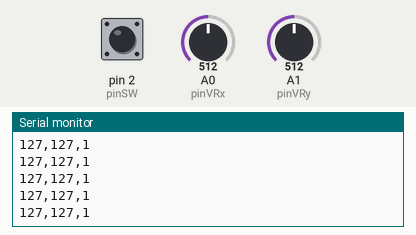
This sketch was run on a simulated Arduino Uno, built with avr-gcc and run on an emulated ATmega328P. Shown: the last lines printed to the serial monitor. The test bench sets the inputs (shaded band); at power-on: A0 (pinVRx) = 512, A1 (pinVRy) = 512, pin 2 (pinSW) HIGH.

Above: at 1.2 s.
1.3 s: A0 (pinVRx) set to 0
At 1.33 s:
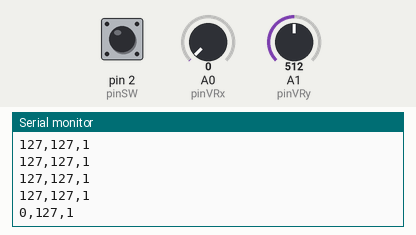
4.3 s: A0 (pinVRx) set to 511
At 4.32 s:
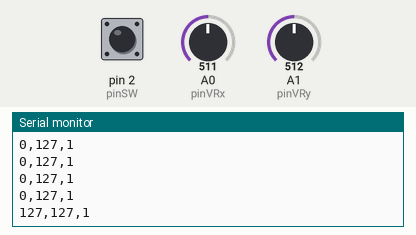
7.3 s: A1 (pinVRy) set to 716
At 7.32 s:
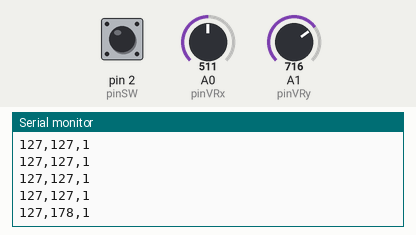
8.8 s: pin 2 (pinSW) pulled LOW for 0.15 s
At 8.84 s:
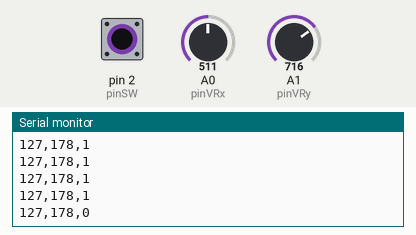
10.4 s: A1 (pinVRy) set to 900
At 10.41 s:
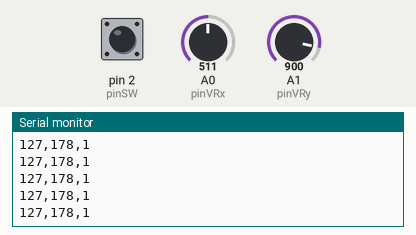
11.9 s: A1 (pinVRy) set to 0
At 11.93 s:
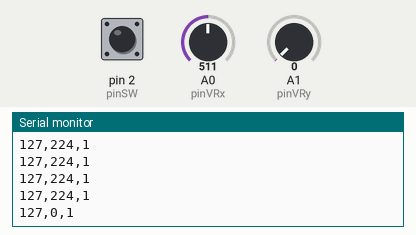
Timing chart, 0 to 14.9 s (numbered marks = the images above; inputs shaded):
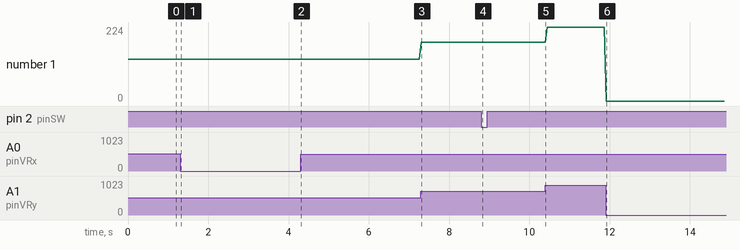

Measured:
- after the input at 1.3 s, the serial monitor: prints a new line at once (image 1)
- after the input at 4.3 s, the serial monitor: prints a new line at once (image 2)
- after the input at 7.3 s, the serial monitor: prints a new line at once (image 3)
- after the input at 8.8 s, the serial monitor: prints a new line at once (image 4)
- after the input at 11.9 s, the serial monitor: prints a new line at once (image 6)
- plotted number 1: 127 → 178 after the input at 7.3 s, 178 → 224 after the input at 10.4 s

The sketch:

test_2.ino
```cpp
// MASTER - Joystick Sender

// Define Joystick Pins
const int pinSW = 2;   // Joystick Button
const int pinVRx = A0; // Joystick X-axis
const int pinVRy = A1; // Joystick Y-axis

// Variables to store joystick values
int xValue = 0;
int yValue = 0;
int swState = 0;
int lastSwState = HIGH; // Assume button is not pressed initially

void setup() {
  // Initialize Joystick Button Pin
  pinMode(pinSW, INPUT_PULLUP);

  // Start Serial Communication for HC-05
  // Make sure the baud rate matches your HC-05's baud rate (often 38400 or 9600)
  Serial.begin(38400);
}

void loop() {
  // Read the joystick values
  xValue = analogRead(pinVRx);
  yValue = analogRead(pinVRy);
  swState = digitalRead(pinSW);

  // Map the analog values (0-1023) to a smaller range (e.g., 0-255) for easier transmission
  // You can also send the raw values if you prefer.
  int xMapped = map(xValue, 0, 1023, 0, 255);
  int yMapped = map(yValue, 0, 1023, 0, 255);

  // Send data as a single string separated by commas
  // Format: "X,Y,Button\n"
  Serial.print(xMapped);
  Serial.print(",");
  Serial.print(yMapped);
  Serial.print(",");
  Serial.print(swState);
  Serial.println(); // Sends a newline character (\n) to mark the end of the message

  // Small delay to avoid flooding the communication
  delay(50);
}
```
